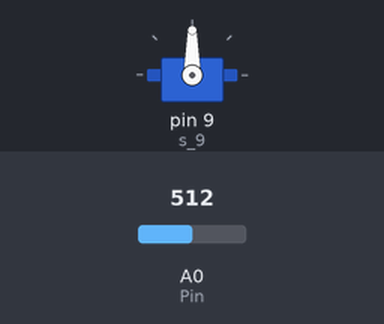
Bench run of a sketch on a simulated Arduino Uno, built with avr-gcc and run on an emulated ATmega328P. Shown: servo. Inputs (shaded band) come from the test bench; at power-on: A0 (Pin) = 512. What the sketch prints to the serial monitor is not drawn.

Above: at 2.8 s.
2.9 s: A0 (Pin) set to 716
At 5.2 s:
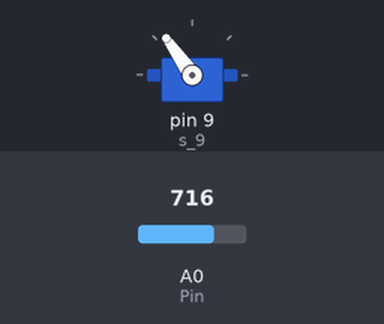
5.6 s: A0 (Pin) set to 900
At 7.0 s:
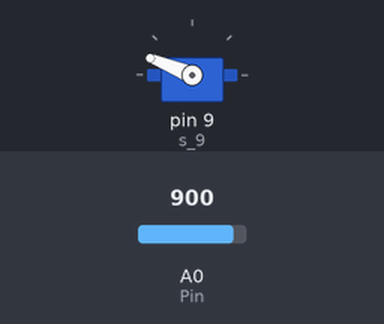
8.3 s: A0 (Pin) set to 1023
At 11.2 s:
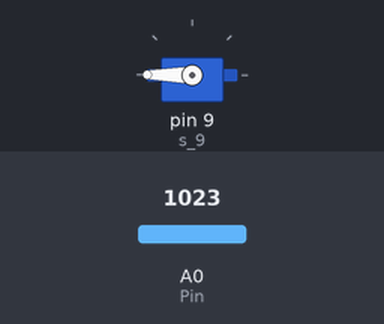
11.5 s: A0 (Pin) set to 306
At 12.8 s:
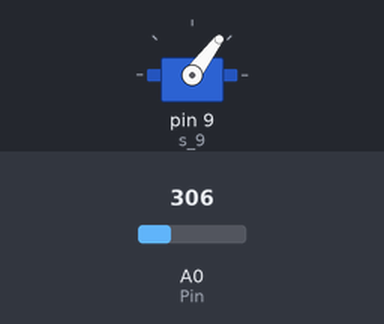
14.2 s: A0 (Pin) set to 122
At 17.0 s:
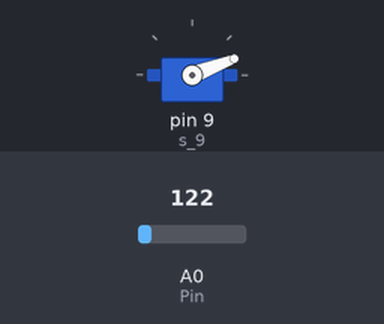
17.5 s: A0 (Pin) set to 0
At 18.6 s:
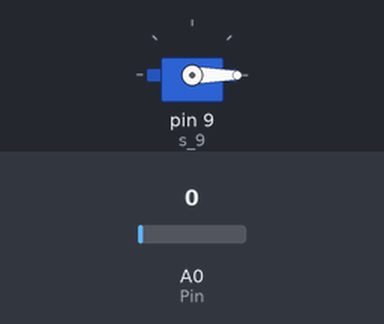
Timing chart, 0 to 20.5 s (numbered marks = the images above; inputs shaded):
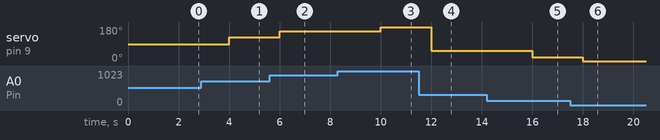

The sketch:

motion_controller_with_feedback_system__Code_.ino
```cpp
#include<math.h>
#include <Servo.h>

int M;
int Pin = 0;
Servo s_9;

void setup()
{
  Serial.begin(9600);
  s_9.attach(9);
}
void loop()
{
  M = analogRead(Pin);
  M = map(M, 0, 1023, 0, 180);
  Serial.print(M);
  Serial.print(" , ");
  s_9.write(M);
  delay(2000);
}
```

Measured:
- after the input at 2.9 s, servo on pin 9 (s_9): 90° → 125° after 1.1 s
- after the input at 5.6 s, servo on pin 9 (s_9): 125° → 158° after 0.40 s
- after the input at 8.3 s, servo on pin 9 (s_9): 158° → 180° after 1.7 s
- after the input at 11.5 s, servo on pin 9 (s_9): 180° → 53° after 0.50 s
- after the input at 14.2 s, servo on pin 9 (s_9): 53° → 21° after 1.8 s
- after the input at 17.5 s, servo on pin 9 (s_9): 21° → 0° after 0.50 s
